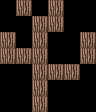

A level layout from a 2D game, rendered from its tile map. Below: a short description, then the map file with its tile-grid data intact:
An orthogonal 6x7 tile map with 16x16 px tiles, 1 tile layer (Tile Layer 1), 2 tilesets.

<map version="1.10" tiledversion="1.11.2" orientation="orthogonal" renderorder="right-down" width="6" height="7" tilewidth="16" tileheight="16" infinite="0" nextlayerid="2" nextobjectid="1">
 <tileset firstgid="1" source="Blocks.tsx" />
 <tileset firstgid="65" source="../Blocks.tsx" />
 <layer id="1" name="Tile Layer 1" width="6" height="7">
  <data encoding="csv">
0,11,0,11,0,0,
0,0,11,11,0,0,
11,0,11,0,0,11,
11,11,11,0,0,11,
0,0,11,11,11,0,
0,0,11,0,0,0,
0,0,11,0,0,0
</data>
 </layer>
</map>
